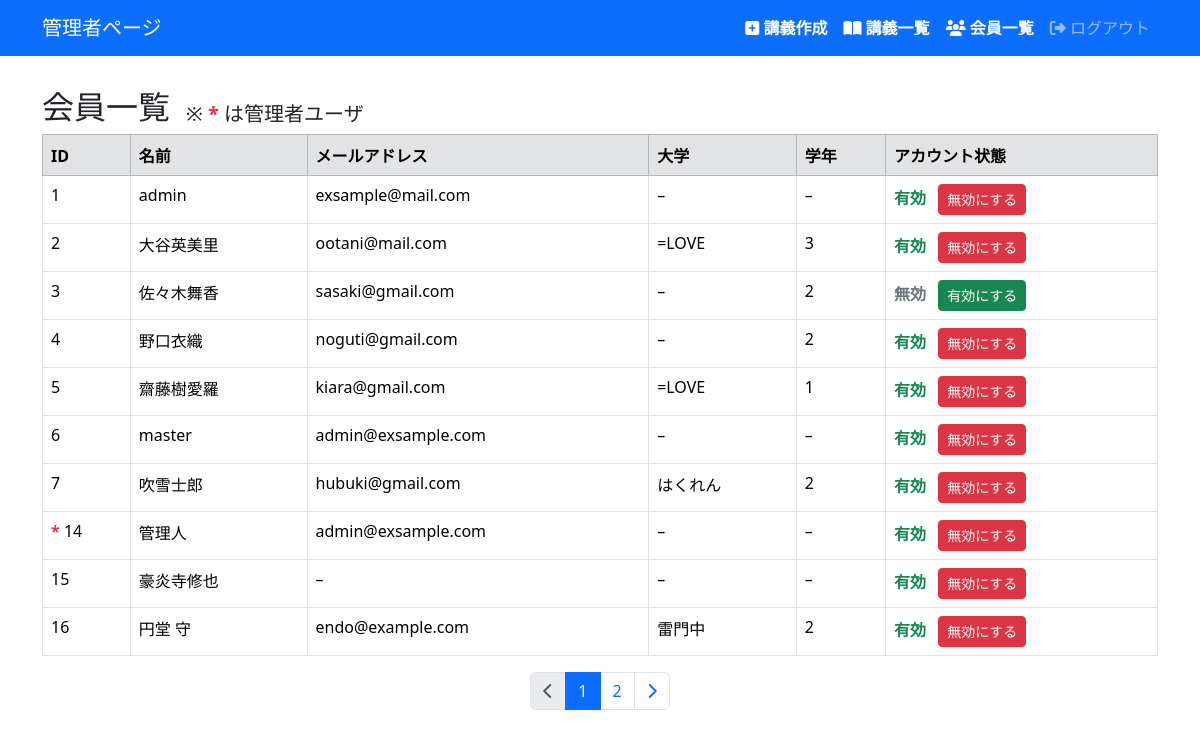
Screenshot of /manager/users/ (signed in) with the database file from the repository.
### helloworld/models.py (models this page shows, shortened)
class User(AbstractUser):
    university = models.CharField(max_length=128, null=True, blank=True)
    school_year = models.PositiveIntegerField(null=True, blank=True)
    is_manager = models.BooleanField(default=False)

### helloworld/views.py (the view)
# urls.py: path('manager/users/', views.user_index, name='users_index'),
def user_index(request):
    users_list = User.objects.all()
    paginator = Paginator(users_list, 10)
    page_number = request.GET.get('page')
    users = paginator.get_page(page_number)
    context = {
        'users': users,
    }
    return render(request, 'snippets/users/index.html', context)

### helloworld/templates/snippets/users/index.html
{% extends 'base.html' %}
{% load django_bootstrap5 %}
{% block main %}
<div class="d-flex align-items-end">
    <h2>会員一覧</h2>
    <h5 class="ms-3">※ <span class="text-danger fw-bold">*</span> は管理者ユーザ</h5>
</div>
<div class="table-responsive-sm">
    <table class="table table-hover table-bordered">
        <thead class="table table-secondary">
            <tr>
                <th class="text-nowrap">ID</th>
                <th class="text-nowrap">名前</th>
                <th class="text-nowrap">メールアドレス</th>
                <th class="text-nowrap">大学</th>
                <th class="text-nowrap">学年</th>
                <th class="text-nowrap">アカウント状態</th>
            </tr>
        </thead>
        <tbody>
            {% for user in users %}
            {% if user.is_manager %}
            <tr>
                <td class="text-nowrap">
                    <span class="text-danger fw-bold">*</span>
                    {{ user.id }}
                </td>
                <td class="text-nowrap">{{ user.username }}</td>
                <td class="text-nowrap">{{ user.email|default:"–" }}</td>
                <td class="text-nowrap">{{ user.university|default:"–" }}</td>
                <td class="text-nowrap">{{ user.school_year|default:"–" }}</td>
                <td class="text-nowrap">{% include 'users/_user_is_active.html' %}</td>
            </tr>
            {% else %}
            <tr>
                <td class="text-nowrap">{{ user.id }}</td>
                <td class="text-nowrap">{{ user.username }}</td>
                <td class="text-nowrap">{{ user.email|default:"–" }}</td>
                <td class="text-nowrap">{{ user.university|default:"–" }}</td>
                <td class="text-nowrap">{{ user.school_year|default:"–" }}</td>
                <td class="text-nowrap">{% include 'users/_user_is_active.html' %}</td>
            </tr>
            {% endif %}
            {% endfor %}
        </tbody>
    </table>
</div>
{% include '_pagination.html' with list=users %}
{% endblock %}

### helloworld/templates/snippets/users/_user_is_active.html (shortened to what this page needs)
{% if user.is_active %}
    <span class="text-success fw-bold">有効</span>
    <form method="post" action="{% url 'users_active_switch' user.id %}" style="display:inline;">
        <button type="submit"
                class="btn btn-sm btn-danger ms-2"
                onclick="return confirm('本当に{{ user.username }}さんのアカウントを無効にしますか？')">
                無効にする
        </button>
    </form>
{% else %}
    <span class="text-secondary fw-bold">無効</span>
    <form method="post" action="{% url 'users_active_switch' user.id %}" style="display:inline;">
        <button type="submit"
                class="btn btn-sm btn-success ms-2"
                onclick="return confirm('{{ user.username }}さんのアカウントを有効にしますか？')">
            有効にする
        </button>
    </form>
{% endif %}

### rows the page displays
User: id "1", username "admin", email "exsample@mail.com", university "–", school_year "–"
User: id "2", username "大谷英美里", email "ootani@mail.com", university "=LOVE", school_year "3"
User: id "3", username "佐々木舞香", email "sasaki@gmail.com", university "–", school_year "2"
User: id "4", username "野口衣織", email "noguti@gmail.com", university "–", school_year "2"
User: id "5", username "齋藤樹愛羅", email "kiara@gmail.com", university "=LOVE", school_year "1"
User: id "6", username "master", email "admin@exsample.com", university "–", school_year "–"
User: id "7", username "吹雪士郎", email "hubuki@gmail.com", university "はくれん", school_year "2"
User: id "14", username "管理人", email "admin@exsample.com", university "–", school_year "–"
User: id "15", username "豪炎寺修也", email "–", university "–", school_year "–"
User: id "16", username "円堂 守", email "endo@example.com", university "雷門中", school_year "2"

### other values shown
{{ num }} "1"
{{ num }} "2"
